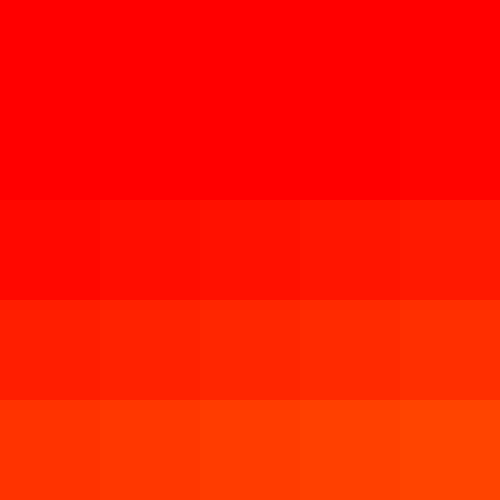
Frame 1 (no input)
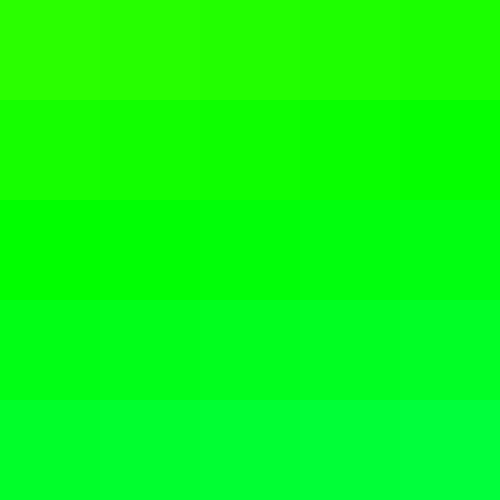
Frame 60 (no input)
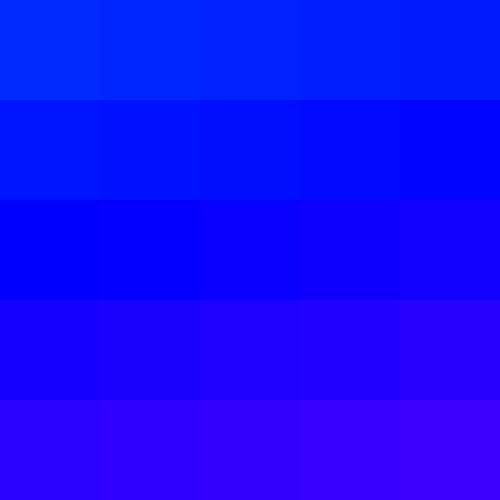
Frame 120 (the mouse pressed at the canvas centre since frame 60)

The p5.js sketch that drew these frames (run headless with seeded random() and noise() and a simulated clock; from frame 60 on, the mouse is pressed at the canvas centre):

// p5.js sketch
// ── sketch.js
let grid = [
	['h'],		['h'],		['h'],		['h'],		['h'],
	['h'],		['h'],		['h'],		['h'],		['h'],
	['h'],		['h'],		['h'],		['h'],		['h'],
	['h'],		['h'],		['h'],		['h'],		['h'],
	['h'],		['h'],		['h'],		['h'],		['h'],
]

let positions = [1,3,5,7,9]

let levelW = 500
let levelH = 500

let gridSize = levelW/5
let counter = 0

let color = 0

function setup() 
{
	createCanvas(levelW, levelH);
	background(25)
	colorMode(HSB)
	rectMode(CENTER)
	noStroke()
}

function draw()
{
	fill(color,100,100)
	color += 2
	color >= 360
		?color = 0
		:""
	grid.forEach((element, i)=> {
		yMod = positions[Math.floor(i/5)]
		xMod = positions[counter]
		fill(color+(i-10),100,100)
		if(counter == 4){
			counter = 0
		} else {
			counter = counter + 1
		}
		console.log(yMod);
		// console.log(yMod);
		element == "h"
		?rect(gridSize/2*xMod,gridSize/2*yMod,gridSize)
		:""
	})
}
